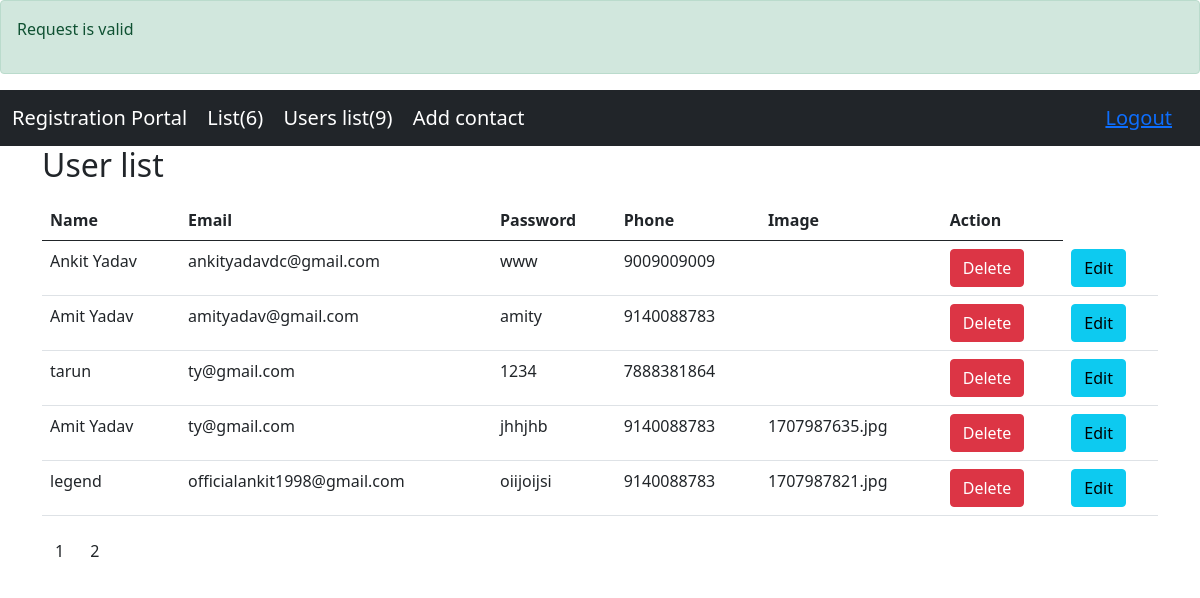
Page /list.php (signed in) on the committed database.
### tables this page shows
CREATE TABLE `users` (
  `id` int NOT NULL,
  `name` varchar(255) DEFAULT NULL,
  `email` varchar(255) DEFAULT NULL,
  `password` text,
  `phone` varchar(255) DEFAULT NULL,
  `created_date` datetime NOT NULL DEFAULT CURRENT_TIMESTAMP,
  `updated_date` datetime NOT NULL DEFAULT CURRENT_TIMESTAMP,
  `is_active` int NOT NULL DEFAULT '1',
  `image` varchar(255) DEFAULT NULL
);

### list.php (the view, shortened to what this page needs)
<?php
include('./connection.php');
$query =" SELECT COUNT(id) as total_count FROM users ";
$result =mysqli_query($connection,$query);
while($row =mysqli_fetch_assoc($result)){
  $count =$row['total_count'];
}
$total_records =$count;
$limit = 5;
$total_page =$total_records / $limit;
$approx =ceil($total_page);
$current_page = 1;
$offset =($current_page - 1) * $limit ;
$query =' SELECT * FROM users limit '.$limit.' OFFSET '.$offset ;
$result =mysqli_query($connection,$query);
$output =[];
while($row =mysqli_fetch_assoc($result)){
    $output[] =$row;
}
$msg =false;
if(isset($_SESSION['success']) && !empty($_SESSION['success'])){
  $msg =$_SESSION['success'];
}
?>
<!DOCTYPE html>
<html lang="en">
<html lang="en">
<head>
<link href="https://cdn.jsdelivr.net/npm/bootstrap@5.0.2/dist/css/bootstrap.min.css" rel="stylesheet">
</head>
<body>
<?php if($msg){ ?>
  <div class="alert alert-success">
    <p><?php echo $msg; ?></p>
  </div>
<?php } ?>
<?php include('./navbar.php'); ?>
<div class="container">
  <h2>User list</h2>
  <table class="table">
    <thead>
      <tr>
        <th>Name</th>
        <th>Email</th>
        <th>Password</th>
        <th>Phone</th>
        <th>Image</th>
        <th>Action</th>
      </tr>
    </thead>
    <tbody>
        <?php foreach($output as $key => $value){ ?>
        <tr>
            <td><?php echo $value['name']; ?></td>
            <td><?php echo $value['email']; ?></td>
            <td><?php echo $value['password']; ?></td>
            <td><?php echo $value['phone']; ?></td>
            <td><?php echo $value['image']; ?></td>
            <td><a href="http://localhost/assignment3/delete.php?id=<?php echo $value['id']; ?>" class="btn btn-danger" role="button">Delete</a></td>
            <td><a href="http://localhost/assignment3/edit.php?id=<?php echo $value['id']; ?>" class="btn btn-info" role="button">Edit</a></td>
        </tr>
      <?php } ?>
    </tbody>
  </table>
  <ul class="pagination">
    <?php for($i=1; $i<=$approx; $i++){ ?>
   <li><a type="button" class="btn btn-submit" href="http://localhost/assignment3/list.php?page=<?php echo $i; ?>"><?php echo $i; ?></a></li>
  <?php } ?>
    </ul>
</div>
</body>
</html>

### navbar.php (shortened to what this page needs)
<?php
include('./connection.php');
$author_id = $_SESSION['id'];
$query =" SELECT COUNT(id) as total_count FROM `contacts` WHERE author_id = $author_id ";
$result =mysqli_query($connection,$query);
while($row =mysqli_fetch_assoc($result)){
    $count =$row['total_count'];
}
$query =" SELECT COUNT(id) as total_count from `users` ";
$result =mysqli_query($connection,$query);
while($row =mysqli_fetch_assoc($result)){
    $count_users =$row['total_count'];
}
?>
<nav class="navbar navbar-dark bg-dark">
  <div class="container-fluid">
    <div class="navbar-header">
      <a class="navbar-brand" href="http://localhost/assignment3/add.php">Registration Portal</a>
      <a class="navbar-brand" href="http://localhost/assignment3/contact_listing.php">List(<?php echo $count; ?>)</a>
      <a class="navbar-brand" href="http://localhost/assignment3/list.php">Users list(<?php echo $count_users; ?>)</a>
      <a class="navbar-brand" href="http://localhost/assignment3/login.php">Add contact</a>
    </div>
    <ul class="nav navbar-nav">
      <li class="navbar-brand"><a href="http://localhost/assignment3/logout.php">Logout</a></li>
    </ul>
  </div>
</nav>

### rows in the picture
users: name "Ankit Yadav", email "ankityadavdc@gmail.com", password "www", phone "9009009009"
users: name "Amit Yadav", email "amityadav@gmail.com", password "amity", phone "9140088783"
users: name "tarun", email "ty@gmail.com", password "1234", phone "7888381864"
users: name "Amit Yadav", email "ty@gmail.com", password "jhhjhb", phone "9140088783", image "1707987635.jpg"
users: name "legend", email "officialankit1998@gmail.com", password "oiijoijsi", phone "9140088783", image "1707987821.jpg"

### other values in the picture
$msg "Request is valid"
$count "6"
$count_users "9"
